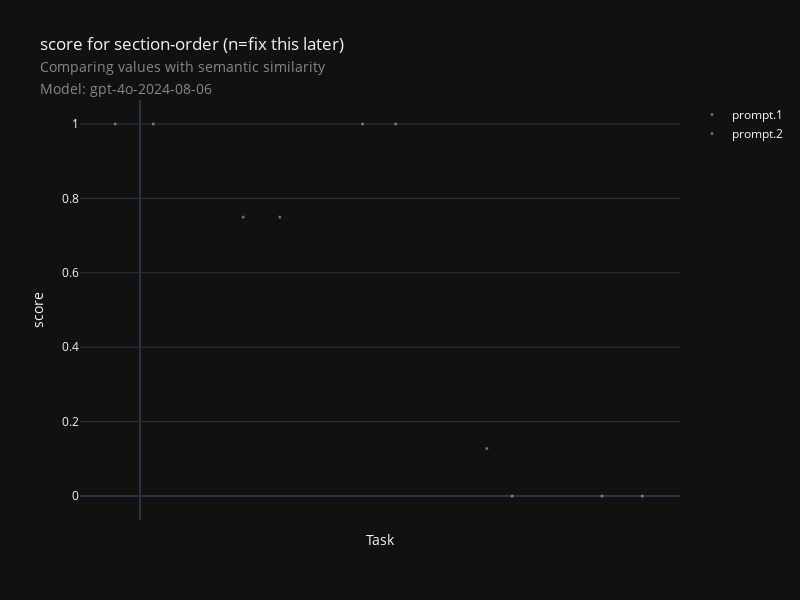

Notebook cell for this chart:
### Code cell
fig, df = check_visualization(
    "doc-checklist",
    "section-order",
    metric="semantic_similarity",
    score="score",
    model=MODEL,
    aggregation_level=0
)
fig.show()

### Figure 1 — Plotly figure (JSON) as saved in the notebook; plotly's stock layout.template omitted (floating-point values rounded to 4 significant figures)
{"data": [{"marker": {"color": "white", "line": {"color": "white", "width": 0}, "opacity": 0.4, "size": 3}, "mode": "markers", "name": "prompt.1", "showlegend": true, "type": "scatter", "x": [-0.2067, 0.8599, 1.855, 2.89, 3.85], "y": [1.0, 0.75, 1.0, 0.1274, 0.0, 1.0, 0.9295, 1.0, 0.7236, 0.0, 0.0, 0.0, 0.0, 0.0, 0.0, 1.0, 1.0, 1.0, 0.0, 0.0, 0.0, 0.0, 0.0, 0.0, 0.0]}, {"marker": {"color": "white", "line": {"color": "white", "width": 0}, "opacity": 0.4, "size": 3}, "mode": "markers", "name": "prompt.2", "showlegend": true, "type": "scatter", "x": [0.1106, 1.165, 2.131, 3.102, 4.185], "y": [1.0, 0.75, 1.0, 0.0, 0.0, 1.0, 0.6287, 1.0, 0.4878, 0.0, 1.0, 0.8424, 1.0, 0.2548, 0.0, 0.0, 0.0, 0.0, 0.0, 0.0, 0.0, 0.0, 0.0, 0.0, 0.0]}], "layout": {"boxmode": "group", "height": 600, "showlegend": true, "title": {"text": "score for section-order (n=fix this later)<br><span style=\"font-size: 0.8em; color: #888;\">Comparing values with semantic similarity</span><br><span style=\"font-size: 0.8em; color: #888;\">Model: gpt-4o-2024-08-06</span>"}, "width": 800, "xaxis": {"range": [-0.5, 4.5], "tickangle": 45, "ticktext": ["sections_as_in_manuscript", "missing_sections", "sections_to_remove", "sections_to_rename", "sections_to_move"], "tickvals": ["sections_as_in_manuscript", "missing_sections", "sections_to_remove", "sections_to_rename", "sections_to_move"], "title": {"text": "Task"}}, "yaxis": {"title": {"text": "score"}}}}
